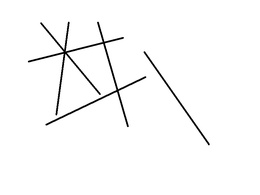
%> input picture computer_vision/programmingAssynment2/Tian_PA2/line1.jpg, 260 x 195 px, shrunk from 800 x 600 before the run
$ octave Line_Detect.m   (GNU Octave 9; MATLAB toolbox functions it lacks are replaced by stand-ins)
%> lines starting %> are read from the running program, lines starting %| are printed output that depends on the picture; in (x1, y1, x2, y2) boxes, pixels count from 0 and x2, y2 are one past the last pixel; in counts of white or black regions, pixels touching at a corner belong together; the program's own positions count from 1
### computer_vision/programmingAssynment2/Tian_PA2/sobel_edge.m
function binary_image = sobel_edge(filename)
%> called with filename = 'line1.jpg'

sourcePic=imread(filename); %read the original picture
%> sourcePic is the input picture: size 195x260x3 uint8; min 0, max 255, mean 249.6
[row_original,col_original] = size(sourcePic);
%> row_original = 195; col_original = 780
% grayPic=mat2gray(sourcePic);
%convert to to grey scale image
grayPic = rgb2gray(sourcePic);
%imshow(grayPic);

%sobel operator for
kernel_x = [-1,0,1;-2,0,2;-1,0,1];
kernel_y = [1,2,1;0,0,0;-1,-2,-1];
delta_x = conv2(grayPic,kernel_x);
%> after the loop in conv2, `for i=1:row`:
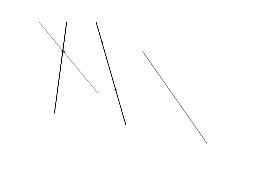
%> matrix_after_convolution: size 193x258 double; min 0, max 255, mean 253.7
delta_y = conv2(grayPic,kernel_y);

%get the magnitude and direction matrix base on delta_x and delta_y
[row,col] = size(delta_x);
%> row = 193; col = 258
mag = zeros(row,col);
% the direction matrix using atan2
dir = atan2(delta_y,delta_x);
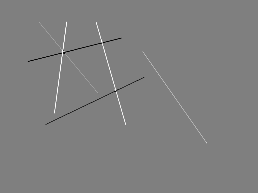
%> dir: size 193x258 double; min 0, max 1.57, mean 0.787; drawn with min black and max white

%get the mag matirx based on the delta_x,delta_y
for i=1:row
   for j=1:col
       mag(i,j) = sqrt(delta_x(i,j)^2 + delta_y(i,j)^2);
   end
end


%normalize the magnitude matrix and set the threshold value
max_value = max(mag(:));
%> max_value = 360.6
ratio = max_value/255;
%> ratio = 1.41
for i=1:row
   for j=1:col
      mag(i,j) = floor(mag(i,j)/ratio);

%       %set the threshold value
      if(mag(i,j) > 20)
         mag(i,j) = 1;
      else
          mag(i,j) = 0;
      end
   end
end
%> mag: size 193x258 double; every value is 1

%normalize the direction matrix and set the threshold mannually
max_value = max(dir(:));
min_value = min(dir(:));
gap = max_value - min_value;
%> gap = 1.57
for i=1:row
   for j=1:col
      if ((dir(i,j) - min_value)/gap > 0.65 )
          dir(i,j) = 255;
      else
          dir(i,j) = 0;
      end
   end
end
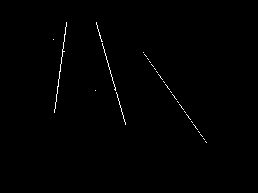
%> dir: size 193x258 double; 0.55% white in thin lines or dots, all inside (x1, y1, x2, y2) = (53, 22, 207, 143)
% [7 lines of commented-out code are left out]

binary_image = mag;

### computer_vision/programmingAssiment1/Tian_pa1/conv2.m


%% caculate the matrix given two matrix,
function matrix_after_convolution = conv2(original_imag,operator)

[row1,col1] = size(original_imag);
[row2,col2] = size(operator);

%initilization for the result matrix
row = row1-row2+1;
col = col1-col2+1;
matrix_after_convolution = zeros(row,col);


for i=1:row
   for j=1:col
       %calculate the convolution result for each position, element wise
       %operation
       tmp = 0;
       for offset_x=0:(row2-1)
          for offset_y=0:(col2-1)
             tmp = tmp +  operator(offset_x+1,offset_y+1)*...
                original_imag(offset_x+i,offset_y+j);
          end
       end
      matrix_after_convolution(i,j) = tmp;
   end

end

### computer_vision/programmingAssynment2/Tian_PA2/findEdge.m

%%
% the functionality of this function is the same as find() in Matlab
%input: binary matrix
%output: matrix with size(n,2),the entry of each row is the indecies of the
%       element which is 1 in binary matrix

function [rows,cols] = findEdge(binary_image)

res = [];
index=1;

for i=1:size(binary_image,1)

    for j=1:size(binary_image,2)
       if(binary_image(i,j) == 1)
          res(index,:) = [i,j];
          index = index +1;
       end
    end
end

rows = res(:,1);
cols = res(:,2);

### computer_vision/programmingAssynment2/Tian_PA2/Line_Detect.m
%% Here is the script to detect the lines in the image

% get the binary image after edge detection
binary_image = sobel_edge('line1.jpg');

[length,width] = size(binary_image);
%> length = 193; width = 258
binary_image = binary_image(3:length-2,3:width-2);%eliminate the one's I create in PA 1
%> binary_image: size 189x254 double; every value is 1
[length,width] = size(binary_image);
%> length = 189; width = 254
% imshow(binary_image);

%find the indices of the row and col for element 1
%[rows,cols] = find(binary_image);%build in find function
[rows,cols] = findEdge(binary_image); %self-written function
%> after the loop in findEdge, `for i=1:size(binary_image,1)`: index = 48007
total_count = size(rows);
%> total_count = [48006 1]

%set the step size values for rou and theta
rou_max = round(sqrt(length^2 + width^2));
%> rou_max = 317
rou_min = 0;
rou_steps = 2000;
theta_max = pi;
theta_min = 0;
theta_steps = 1000;

rou_step = (rou_max - rou_min)/rou_steps;
%> rou_step = 0.159
theta_step = (theta_max - theta_min)/theta_steps;

%initiliza the hough space, where hough_space(i,j)represent the number of
%points pssing through the line with parameter(i,j)
hough_space = zeros(theta_steps+1,rou_steps+1);


%transform the original points to hough space:rou = x*cos(theta) + y*sin(theta)
%> (the run ends here)
